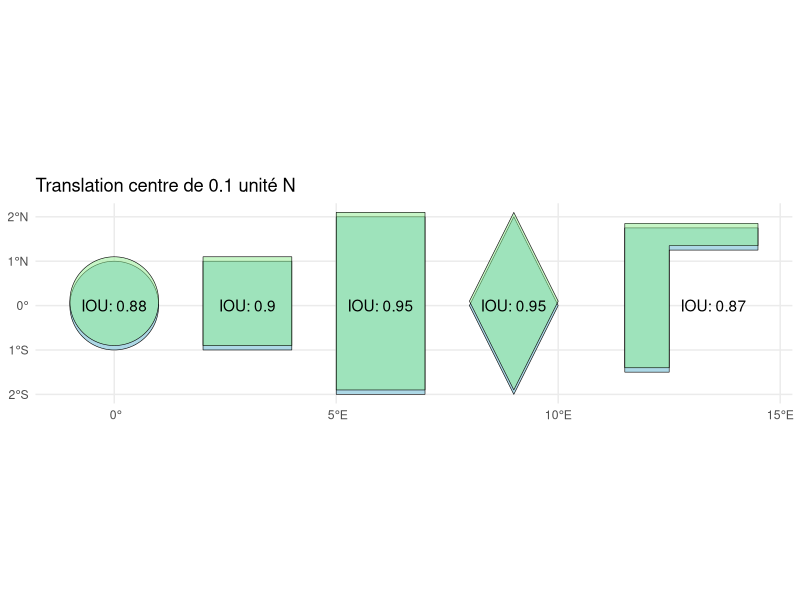
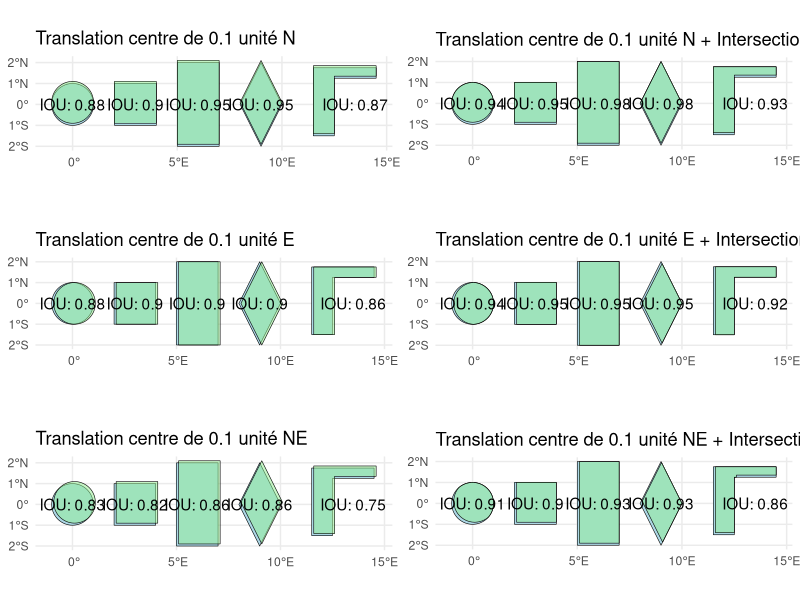

Write R code to recreate these figures, in order.
## ---- chunk 1
knitr::opts_chunk$set(echo = TRUE)
rm(list = ls())
## ---- chunk 2
library(sf)
library(ggplot2)
library(gridExtra)
## ---- chunk 3
calculate_iou <- function(geometry_avant, geometry_apres) {
  if (!st_is_empty(geometry_avant) & !st_is_empty(geometry_apres)) {
    
    intersection <- st_intersection(geometry_avant, geometry_apres)
    
    if (length(intersection) == 0) {
      return(0) # Si les géométries ne s'intersectent pas du tout, IoU est 0
    }
    
    area_intersection <- st_area(intersection)
    union <- st_union(geometry_avant, geometry_apres)
    area_union <- st_area(union)
    
    return(as.numeric(area_intersection / area_union))
  } else {
    return(NA)
  }
}

calculate_iou_ajust <- function(geometry_avant, geometry_apres) {
  if (!st_is_empty(geometry_avant) & !st_is_empty(geometry_apres)) {
    # Calculer l'ajustement de la géométrie_avant
    centroid_apres <- st_centroid(geometry_apres)
    centroid_avant <- st_centroid(geometry_avant)
    translation_vector <- st_coordinates(centroid_apres)[1, 1:2] - st_coordinates(centroid_avant)[1, 1:2]
    geometry_avant_ajust <- st_geometry(geometry_avant) + translation_vector
    iou_ajust <- calculate_iou(st_set_crs(geometry_avant_ajust, 2154), geometry_apres)
    
    return(iou_ajust)
  } else {
    return(NA)
  }
}
## ---- chunk 4
create_circle <- function(center, radius, n_points = 100) {
  angles <- seq(0, 2 * pi, length.out = n_points)
  circle_points <- cbind(center[1] + radius * cos(angles),
                         center[2] + radius * sin(angles))
  # Assurez-vous que le polygone est fermé en répétant le premier point à la fin
  circle_points <- rbind(circle_points, circle_points[1,])
  circle <- st_polygon(list(circle_points))
  return(circle)
}

create_square <- function(center, side_length) {
  half_side <- side_length / 2
  square <- st_polygon(list(rbind(c(center[1] - half_side, center[2] - half_side),
                                  c(center[1] + half_side, center[2] - half_side),
                                  c(center[1] + half_side, center[2] + half_side),
                                  c(center[1] - half_side, center[2] + half_side),
                                  c(center[1] - half_side, center[2] - half_side))))
  return(square)
}

create_square <- function(center, side_length) {
  half_side <- side_length / 2
  square <- st_polygon(list(rbind(c(center[1] - half_side, center[2] - half_side),
                                  c(center[1] + half_side, center[2] - half_side),
                                  c(center[1] + half_side, center[2] + half_side),
                                  c(center[1] - half_side, center[2] + half_side),
                                  c(center[1] - half_side, center[2] - half_side))))
  return(square)
}

create_rectangle <- function(center, width, height) {
  half_width <- width / 2
  half_height <- height / 2
  rectangle <- st_polygon(list(rbind(c(center[1] - half_width, center[2] - half_height),
                                     c(center[1] + half_width, center[2] - half_height),
                                     c(center[1] + half_width, center[2] + half_height),
                                     c(center[1] - half_width, center[2] + half_height),
                                     c(center[1] - half_width, center[2] - half_height))))
  return(rectangle)
}

create_diamond <- function(center, width, height) {
  half_width <- width / 2
  half_height <- height / 2
  diamond <- st_polygon(list(rbind(c(center[1], center[2] - half_height),
                                   c(center[1] + half_width, center[2]),
                                   c(center[1], center[2] + half_height),
                                   c(center[1] - half_width, center[2]),
                                   c(center[1], center[2] - half_height))))
  return(diamond)
}

## ---- chunk 5

# Définir les centres pour espacer les formes
centers_1 <- list(
  circle_center = c(0, 0),
  square_center = c(3, 0),
  rectangle_center = c(6, 0),
  diamond_center = c(9, 0),
  L_b_center = c(12, 0),
  L_h_center = c(13, 1.5)
)

centers_2 <- list(
  circle_center = c(0, 0.1),
  square_center = c(3, 0.1),
  rectangle_center = c(6, 0.1),
  diamond_center = c(9, 0.1),
  L_b_center = c(12, 0.1),
  L_h_center = c(13, 1.6)
)

# Créer les formes avec les centres espacés
circle_1 <- create_circle(centers_1$circle_center, radius = 1)
square_1 <- create_square(centers_1$square_center, side_length = 2)
rectangle_1 <- create_rectangle(centers_1$rectangle_center, width = 2, height = 4)
diamond_1 <- create_diamond(centers_1$diamond_center, width = 2, height = 4)
L_b <- create_rectangle(centers_1$L_b_center, width = 1, height = 3)
L_h <- create_rectangle(centers_1$L_h_center, width = 3, height = 0.5)

L_1 <- st_union(L_b, L_h)

geometries <- st_sfc(circle_1, square_1, rectangle_1, diamond_1, L_1, crs = 4326)
geometries_sf_1 <- st_sf(geometry = geometries)

circle_2 <- create_circle(centers_2$circle_center, radius = 1)
square_2 <- create_square(centers_2$square_center, side_length = 2)
rectangle_2 <- create_rectangle(centers_2$rectangle_center, width = 2, height = 4)
diamond_2 <- create_diamond(centers_2$diamond_center, width = 2, height = 4)
L_b <- create_rectangle(centers_2$L_b_center, width = 1, height = 3)
L_h <- create_rectangle(centers_2$L_h_center, width = 3, height = 0.5)

L_2 <- st_union(L_b, L_h)

geometries <- st_sfc(circle_2, square_2, rectangle_2, diamond_2, L_2, crs = 4326)
geometries_sf_2 <- st_sf(geometry = geometries)

iou <- list(
  circle = calculate_iou(circle_1, circle_2),
  square = calculate_iou(square_1, square_2),
  rectangle = calculate_iou(rectangle_1, rectangle_2),
  diamond = calculate_iou(rectangle_1, rectangle_2),
  L = calculate_iou(L_1, L_2)
)

# Affichage avec ggplot2
plot1 <- ggplot() +
  geom_sf(data = geometries_sf_1, fill = 'lightblue', color = 'black') +
  geom_sf(data = geometries_sf_2, fill = 'lightgreen', color = 'black', alpha = 0.5) +
  theme_minimal() +
  ggtitle("Translation centre de 0.1 unité N") +
  annotate("text", x = 0, y = 0, label = paste0("IOU: ", round(iou$circle, 2)), color = "black") +
  annotate("text", x = 3, y = 0, label = paste0("IOU: ", round(iou$square, 2)), color = "black",) +
  annotate("text", x = 6, y = 0, label = paste0("IOU: ", round(iou$rectangle, 2)), color = "black") +
  annotate("text", x = 9, y = 0, label = paste0("IOU: ", round(iou$diamond, 2)), color = "black") +
  annotate("text", x = 13.5, y = 0, label = paste0("IOU: ", round(iou$L, 2)), color = "black") +
  theme(axis.title.x = element_blank(), axis.title.y = element_blank())

plot1

## ---- chunk 6

# Définir les centres pour espacer les formes
centers_2 <- list(
  circle_center = c(0, 0.1),
  square_center = c(3, 0.1),
  rectangle_center = c(6, 0.1),
  diamond_center = c(9, 0.1),
  L_b_center = c(12, 0.1),
  L_h_center = c(13, 1.6)
)

circle_2 <- create_circle(centers_2$circle_center, radius = 1)
square_2 <- create_square(centers_2$square_center, side_length = 2)
rectangle_2 <- create_rectangle(centers_2$rectangle_center, width = 2, height = 4)
diamond_2 <- create_diamond(centers_2$diamond_center, width = 2, height = 4)
L_b <- create_rectangle(centers_2$L_b_center, width = 1, height = 3)
L_h <- create_rectangle(centers_2$L_h_center, width = 3, height = 0.5)

L_2 <- st_union(L_b, L_h)


circle_2 <- st_intersection(circle_1, circle_2)
square_2 <- st_intersection(square_1, square_2)
rectangle_2 <- st_intersection(rectangle_1, rectangle_2)
diamond_2 <- st_intersection(diamond_1, diamond_2)
L_2 <- st_intersection(L_1, L_2)

geometries <- st_sfc(circle_2, square_2, rectangle_2, diamond_2, L_2, crs = 4326)
geometries_sf_2 <- st_sf(geometry = geometries)

iou <- list(
  circle = calculate_iou(circle_1, circle_2),
  square = calculate_iou(square_1, square_2),
  rectangle = calculate_iou(rectangle_1, rectangle_2),
  diamond = calculate_iou(rectangle_1, rectangle_2),
  L = calculate_iou(L_1, L_2)
)

# Affichage avec ggplot2
plot2 <- ggplot() +
  geom_sf(data = geometries_sf_1, fill = 'lightblue', color = 'black') +
  geom_sf(data = geometries_sf_2, fill = 'lightgreen', color = 'black', alpha= 0.5) +
  theme_minimal() +
  ggtitle("Translation centre de 0.1 unité N + Intersection") +
  annotate("text", x = 0, y = 0, label = paste0("IOU: ", round(iou$circle, 2)), color = "black") +
  annotate("text", x = 3, y = 0, label = paste0("IOU: ", round(iou$square, 2)), color = "black",) +
  annotate("text", x = 6, y = 0, label = paste0("IOU: ", round(iou$rectangle, 2)), color = "black") +
  annotate("text", x = 9, y = 0, label = paste0("IOU: ", round(iou$diamond, 2)), color = "black") +
  annotate("text", x = 13.5, y = 0, label = paste0("IOU: ", round(iou$L, 2)), color = "black") +
  theme(axis.title.x = element_blank(), axis.title.y = element_blank())

## ---- chunk 7

# Définir les centres pour espacer les formes
centers_2 <- list(
  circle_center = c(0.1, 0),
  square_center = c(3.1, 0),
  rectangle_center = c(6.1, 0),
  diamond_center = c(9.1, 0),
  L_b_center = c(12.1, 0),
  L_h_center = c(13.1, 1.5)
)

circle_2 <- create_circle(centers_2$circle_center, radius = 1)
square_2 <- create_square(centers_2$square_center, side_length = 2)
rectangle_2 <- create_rectangle(centers_2$rectangle_center, width = 2, height = 4)
diamond_2 <- create_diamond(centers_2$diamond_center, width = 2, height = 4)
L_b <- create_rectangle(centers_2$L_b_center, width = 1, height = 3)
L_h <- create_rectangle(centers_2$L_h_center, width = 3, height = 0.5)

L_2 <- st_union(L_b, L_h)

geometries <- st_sfc(circle_2, square_2, rectangle_2, diamond_2, L_2, crs = 4326)
geometries_sf_2 <- st_sf(geometry = geometries)

iou <- list(
  circle = calculate_iou(circle_1, circle_2),
  square = calculate_iou(square_1, square_2),
  rectangle = calculate_iou(rectangle_1, rectangle_2),
  diamond = calculate_iou(rectangle_1, rectangle_2),
  L = calculate_iou(L_1, L_2)
)

# Affichage avec ggplot2
plot3 <- ggplot() +
  geom_sf(data = geometries_sf_1, fill = 'lightblue', color = 'black') +
  geom_sf(data = geometries_sf_2, fill = 'lightgreen', color = 'black', alpha= 0.5) +
  theme_minimal() +
  ggtitle("Translation centre de 0.1 unité E") +
  annotate("text", x = 0, y = 0, label = paste0("IOU: ", round(iou$circle, 2)), color = "black") +
  annotate("text", x = 3, y = 0, label = paste0("IOU: ", round(iou$square, 2)), color = "black",) +
  annotate("text", x = 6, y = 0, label = paste0("IOU: ", round(iou$rectangle, 2)), color = "black") +
  annotate("text", x = 9, y = 0, label = paste0("IOU: ", round(iou$diamond, 2)), color = "black") +
  annotate("text", x = 13.5, y = 0, label = paste0("IOU: ", round(iou$L, 2)), color = "black") +
  theme(axis.title.x = element_blank(), axis.title.y = element_blank())

## ---- chunk 8

# Définir les centres pour espacer les formes
centers_2 <- list(
  circle_center = c(0.1, 0),
  square_center = c(3.1, 0),
  rectangle_center = c(6.1, 0),
  diamond_center = c(9.1, 0),
  L_b_center = c(12.1, 0),
  L_h_center = c(13.1, 1.5)
)

circle_2 <- create_circle(centers_2$circle_center, radius = 1)
square_2 <- create_square(centers_2$square_center, side_length = 2)
rectangle_2 <- create_rectangle(centers_2$rectangle_center, width = 2, height = 4)
diamond_2 <- create_diamond(centers_2$diamond_center, width = 2, height = 4)
L_b <- create_rectangle(centers_2$L_b_center, width = 1, height = 3)
L_h <- create_rectangle(centers_2$L_h_center, width = 3, height = 0.5)

L_2 <- st_union(L_b, L_h)

circle_2 <- st_intersection(circle_1, circle_2)
square_2 <- st_intersection(square_1, square_2)
rectangle_2 <- st_intersection(rectangle_1, rectangle_2)
diamond_2 <- st_intersection(diamond_1, diamond_2)
L_2 <- st_intersection(L_1, L_2)

geometries <- st_sfc(circle_2, square_2, rectangle_2, diamond_2, L_2, crs = 4326)
geometries_sf_2 <- st_sf(geometry = geometries)

iou <- list(
  circle = calculate_iou(circle_1, circle_2),
  square = calculate_iou(square_1, square_2),
  rectangle = calculate_iou(rectangle_1, rectangle_2),
  diamond = calculate_iou(rectangle_1, rectangle_2),
  L = calculate_iou(L_1, L_2)
)

# Affichage avec ggplot2
plot4 <- ggplot() +
  geom_sf(data = geometries_sf_1, fill = 'lightblue', color = 'black') +
  geom_sf(data = geometries_sf_2, fill = 'lightgreen', color = 'black', alpha= 0.5) +
  theme_minimal() +
  ggtitle("Translation centre de 0.1 unité E + Intersection") +
  annotate("text", x = 0, y = 0, label = paste0("IOU: ", round(iou$circle, 2)), color = "black") +
  annotate("text", x = 3, y = 0, label = paste0("IOU: ", round(iou$square, 2)), color = "black",) +
  annotate("text", x = 6, y = 0, label = paste0("IOU: ", round(iou$rectangle, 2)), color = "black") +
  annotate("text", x = 9, y = 0, label = paste0("IOU: ", round(iou$diamond, 2)), color = "black") +
  annotate("text", x = 13.5, y = 0, label = paste0("IOU: ", round(iou$L, 2)), color = "black") +
  theme(axis.title.x = element_blank(), axis.title.y = element_blank())

## ---- chunk 9

# Définir les centres pour espacer les formes
centers_2 <- list(
  circle_center = c(0.1, 0.1),
  square_center = c(3.1, 0.1),
  rectangle_center = c(6.1, 0.1),
  diamond_center = c(9.1, 0.1),
  L_b_center = c(12.1, 0.1),
  L_h_center = c(13.1, 1.6)
)

circle_2 <- create_circle(centers_2$circle_center, radius = 1)
square_2 <- create_square(centers_2$square_center, side_length = 2)
rectangle_2 <- create_rectangle(centers_2$rectangle_center, width = 2, height = 4)
diamond_2 <- create_diamond(centers_2$diamond_center, width = 2, height = 4)
L_b <- create_rectangle(centers_2$L_b_center, width = 1, height = 3)
L_h <- create_rectangle(centers_2$L_h_center, width = 3, height = 0.5)

L_2 <- st_union(L_b, L_h)

geometries <- st_sfc(circle_2, square_2, rectangle_2, diamond_2, L_2, crs = 4326)
geometries_sf_2 <- st_sf(geometry = geometries)

iou <- list(
  circle = calculate_iou(circle_1, circle_2),
  square = calculate_iou(square_1, square_2),
  rectangle = calculate_iou(rectangle_1, rectangle_2),
  diamond = calculate_iou(rectangle_1, rectangle_2),
  L = calculate_iou(L_1, L_2)
)

# Affichage avec ggplot2
plot5 <- ggplot() +
  geom_sf(data = geometries_sf_1, fill = 'lightblue', color = 'black') +
  geom_sf(data = geometries_sf_2, fill = 'lightgreen', color = 'black', alpha= 0.5) +
  theme_minimal() +
  ggtitle("Translation centre de 0.1 unité NE") +
  annotate("text", x = 0, y = 0, label = paste0("IOU: ", round(iou$circle, 2)), color = "black") +
  annotate("text", x = 3, y = 0, label = paste0("IOU: ", round(iou$square, 2)), color = "black",) +
  annotate("text", x = 6, y = 0, label = paste0("IOU: ", round(iou$rectangle, 2)), color = "black") +
  annotate("text", x = 9, y = 0, label = paste0("IOU: ", round(iou$diamond, 2)), color = "black") +
  annotate("text", x = 13.5, y = 0, label = paste0("IOU: ", round(iou$L, 2)), color = "black") +
  theme(axis.title.x = element_blank(), axis.title.y = element_blank())

## ---- chunk 10

centers_2 <- list(
  circle_center = c(0.1, 0.1),
  square_center = c(3.1, 0.1),
  rectangle_center = c(6.1, 0.1),
  diamond_center = c(9.1, 0.1),
  L_b_center = c(12.1, 0.1),
  L_h_center = c(13.1, 1.6)
)

circle_2 <- create_circle(centers_2$circle_center, radius = 1)
square_2 <- create_square(centers_2$square_center, side_length = 2)
rectangle_2 <- create_rectangle(centers_2$rectangle_center, width = 2, height = 4)
diamond_2 <- create_diamond(centers_2$diamond_center, width = 2, height = 4)
L_b <- create_rectangle(centers_2$L_b_center, width = 1, height = 3)
L_h <- create_rectangle(centers_2$L_h_center, width = 3, height = 0.5)

L_2 <- st_union(L_b, L_h)

circle_2 <- st_intersection(circle_1, circle_2)
square_2 <- st_intersection(square_1, square_2)
rectangle_2 <- st_intersection(rectangle_1, rectangle_2)
diamond_2 <- st_intersection(diamond_1, diamond_2)
L_2 <- st_intersection(L_1, L_2)

geometries <- st_sfc(circle_2, square_2, rectangle_2, diamond_2, L_2, crs = 4326)
geometries_sf_2 <- st_sf(geometry = geometries)

iou <- list(
  circle = calculate_iou(circle_1, circle_2),
  square = calculate_iou(square_1, square_2),
  rectangle = calculate_iou(rectangle_1, rectangle_2),
  diamond = calculate_iou(rectangle_1, rectangle_2),
  L = calculate_iou(L_1, L_2)
)

# Affichage avec ggplot2
plot6 <- ggplot() +
  geom_sf(data = geometries_sf_1, fill = 'lightblue', color = 'black') +
  geom_sf(data = geometries_sf_2, fill = 'lightgreen', color = 'black', alpha= 0.5) +
  theme_minimal() +
  ggtitle("Translation centre de 0.1 unité NE + Intersection") +
  annotate("text", x = 0, y = 0, label = paste0("IOU: ", round(iou$circle, 2)), color = "black") +
  annotate("text", x = 3, y = 0, label = paste0("IOU: ", round(iou$square, 2)), color = "black",) +
  annotate("text", x = 6, y = 0, label = paste0("IOU: ", round(iou$rectangle, 2)), color = "black") +
  annotate("text", x = 9, y = 0, label = paste0("IOU: ", round(iou$diamond, 2)), color = "black") +
  annotate("text", x = 13.5, y = 0, label = paste0("IOU: ", round(iou$L, 2)), color = "black") +
  theme(axis.title.x = element_blank(), axis.title.y = element_blank())

## ---- chunk 11
plot <- grid.arrange(plot1, plot2, plot3, plot4, plot5, plot6, ncol = 2)
ggsave("Forme_iou_translation.png", plot = plot, width = 14, height = 8, dpi = 300)
